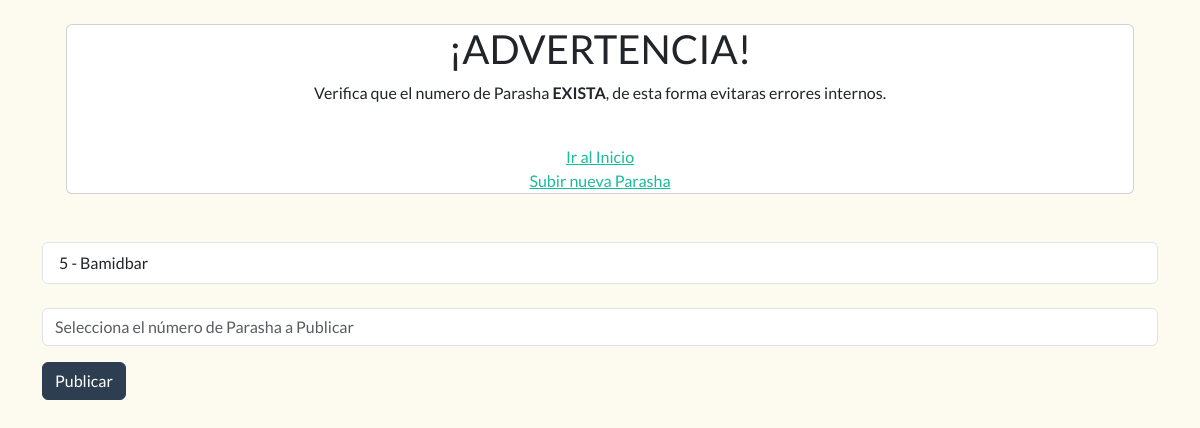
/admin-push, run on an earlier commit of the app's database.
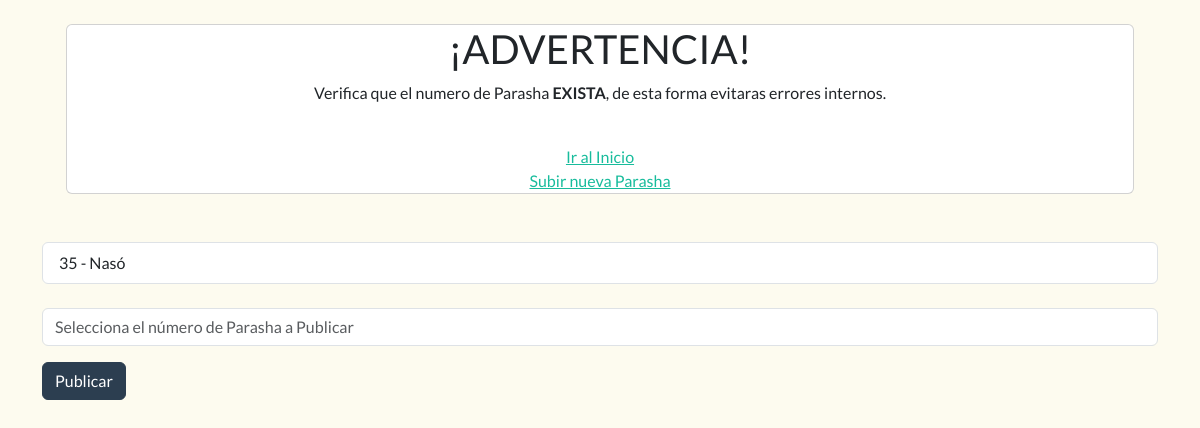
And on a later commit of the database.
### tables this page shows
CREATE TABLE parasha(
	id INTEGER primary KEY AutoIncrement,
	nroParasha int,
	nameParasha varchar(100),
	signParasha varchar(100),
	sect1 varchar(100),
	sect2 varchar(100),
	sect3 varchar(100),
	sect4 varchar(100),
	sect5 varchar(100),
	sect6 varchar(100),
	sect7 varchar(100),
	aliya1 text,
	aliya2 text,
	aliya3 text,
	aliya4 text,
	aliya5 text,
	aliya6 text,
	aliya7 text
);

### index.py (the view)
@app.route("/admin-push", methods=["GET", "POST"])
def admin_push():
    parashot_list = get_parashot_list()
    if request.method == "GET":
        return render_template("admin-push.html", parashot_list=parashot_list)
    else:
        nroParasha = request.form["nroParasha"]
        update_parasha_public(nroParasha)
        return render_template("admin-push.html", parashot_list=parashot_list)

### models/get_utils.py (called while the page is built)
def get_parashot_list():
    try:
        query = "SELECT nroParasha , nameParasha FROM parasha"
        connection_DB = connection.cursor()
        connection_DB.execute(query)
        data = connection_DB.fetchall()
        parashot_list = data
        parashot_objects = []
        for parasha_tuple in parashot_list:
            parashot_objects.append({"nro": parasha_tuple[0], "nombre": parasha_tuple[1]})
        connection_DB.close()
        return parashot_objects
    except sqlite3.Error as e:
        print("ERROR =>")
        print(f"QUERY FAIL: {e}")

### templates/admin-push.html (shortened to what this page needs)
<html lang="es">
<head>
    <link href="https://bootswatch.com/5/flatly/bootstrap.css" rel="stylesheet">
</head>
<body style="background: #FDFBEF;">
    <div>
        <div class="container">
            <div class="card col m-4 text-center">
                <h2>¡ADVERTENCIA!</h2>
                <P>Verifica que el numero de Parasha <strong>EXISTA</strong>, de esta forma evitaras errores internos.</P>
                <br>
                <div>
                    <a href="/" >Ir al Inicio</a>
                    <br>
                    <a href="/admin">Subir nueva Parasha</a>
                </div>
            </div>
            <br>
            <div>
                {% for name_parasha in parashot_list %}
                <ul class="list-group">
                    <li class="list-group-item">{{ name_parasha.nro}} - {{ name_parasha.nombre}}</li>
                </ul>
                {% endfor %}
            </div>
            <br>
            <form method="POST">
                <div class="mb-3">
                    <input type="number" class="form-control" name="nroParasha" placeholder="Selecciona el número de Parasha a Publicar">
                </div>
                <button class="btn btn-primary">Publicar</button>
            </form>
        </div>
    </div>
</body>
</html>

What changed in the data, as far as the page shows it:
removed parasha: nro "5", nombre "Bamidbar"
added parasha: nro "35", nombre "Nasó"
